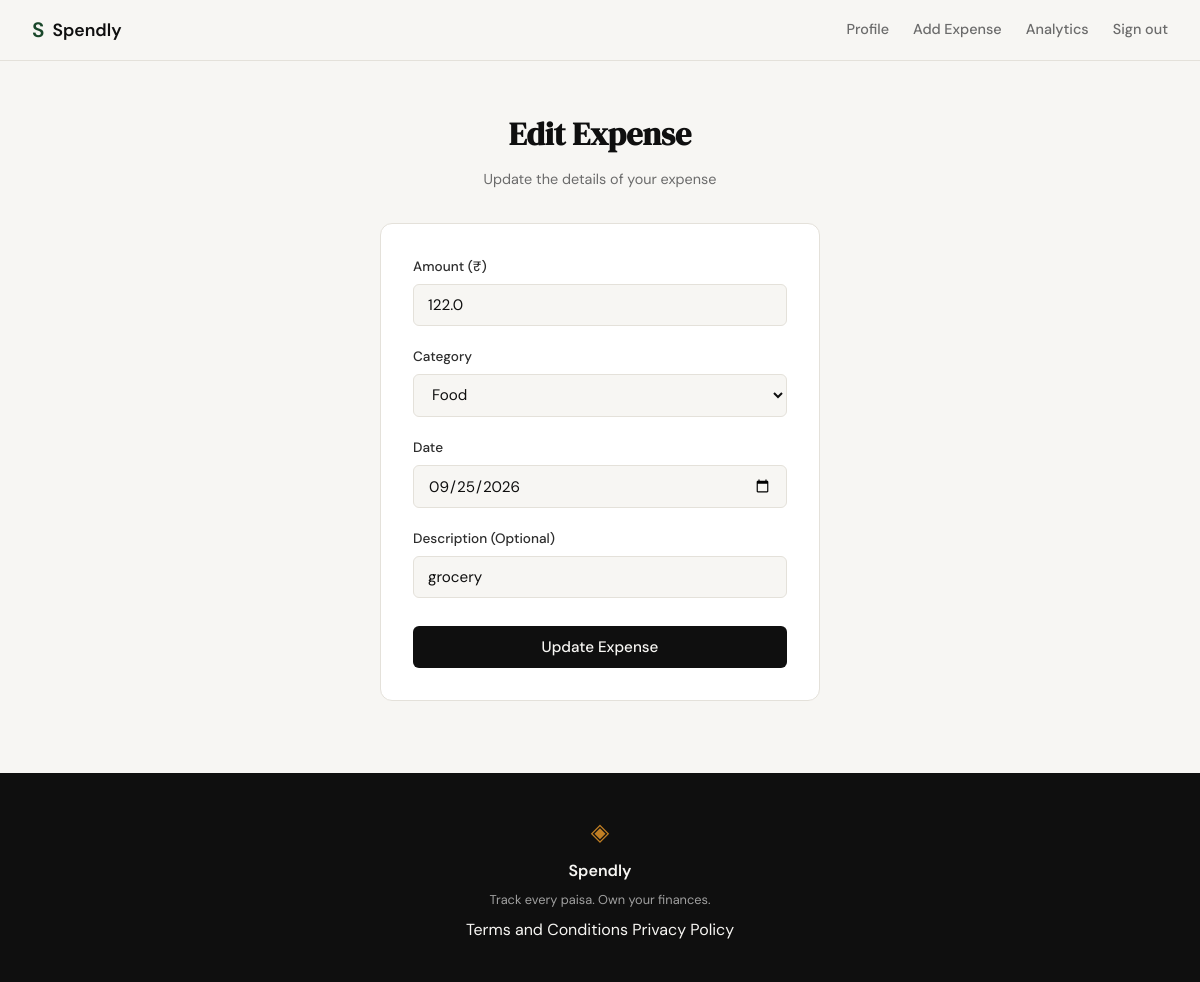
The page /expenses/49/edit (signed in) on the database its author committed.
### tables this page shows
CREATE TABLE expenses (
                id INTEGER PRIMARY KEY AUTOINCREMENT,
                user_id INTEGER NOT NULL,
                amount REAL NOT NULL,
                category TEXT NOT NULL,
                date TEXT NOT NULL,
                description TEXT,
                created_at TEXT DEFAULT CURRENT_TIMESTAMP,
                FOREIGN KEY (user_id) REFERENCES users (id)
            );

### main.py (the view)
@app.get("/expenses/{id}/edit", response_class=HTMLResponse)
def edit_expense(id: int, request: Request, user_id: int = Depends(get_current_user)):
    expense = get_expense_by_id(id, user_id)
    if not expense:
        raise HTTPException(status_code=404, detail="Expense not found")
    error = request.query_params.get("error")
    return templates.TemplateResponse(
        request=request,
        name="edit_expense.html",
        context={"expense": expense, "error": error}
    )

### templates/edit_expense.html (shortened to what this page needs)
{% extends "base.html" %}
{% block content %}
<div class="auth-section">
    <div class="auth-container">
        <div class="auth-header">
            <h1 class="auth-title">Edit Expense</h1>
            <p class="auth-subtitle">Update the details of your expense</p>
        </div>
        <div class="auth-card">
            <form method="POST" action="/expenses/{{ expense.id }}/edit" class="expense-form">
                <div class="form-group">
                    <label for="amount">Amount (₹)</label>
                    <input type="number" id="amount" name="amount" class="form-input" step="0.01"
                           value="{{ expense.amount }}" placeholder="0.00" required>
                </div>
                <div class="form-group">
                    <label for="category">Category</label>
                    <select id="category" name="category" class="form-input" required>
                        <option value="Food" {% if expense.category == 'Food' %}selected{% endif %}>Food</option>
                    </select>
                </div>
                <div class="form-group">
                    <label for="date">Date</label>
                    <input type="date" id="date" name="date" class="form-input"
                           value="{{ expense.date }}" required>
                </div>
                <div class="form-group">
                    <label for="description">Description (Optional)</label>
                    <input type="text" id="description" name="description" class="form-input"
                           value="{{ expense.description or '' }}" placeholder="e.g. Weekly groceries">
                </div>
                <button type="submit" class="btn-submit">Update Expense</button>
            </form>
        </div>
    </div>
</div>
{% endblock %}

### static/css/style.css (style rules this page uses)
:root { --ink: #0f0f0f; --ink-soft: #2d2d2d; --ink-muted: #6b6b6b; --ink-faint: #a0a0a0; --paper: #f7f6f3; --paper-warm: #f0ede6; --paper-card: #ffffff; --accent: #1a472a; --accent-light: #e8f0eb; --accent-2: #c17f24; --accent-2-light: #fdf3e3; --danger: #c0392b; --danger-light: #fdecea; --border: #e4e1da; --border-soft: #eeebe4; --font-display: 'DM Serif Display', Georgia, serif; --font-body: 'DM Sans', system-ui, sans-serif; --max-width: 1200px; --auth-width: 440px; --radius-sm: 6px; --radius-md: 12px; --radius-lg: 20px; }
*, *::before, *::after { box-sizing: border-box; margin: 0; padding: 0; }
html { font-size: 16px; scroll-behavior: smooth; }
body { background: var(--paper); color: var(--ink); font-family: var(--font-body); font-size: 1rem; line-height: 1.6; -webkit-font-smoothing: antialiased; }
.auth-section { min-height: calc(100vh - 60px - 100px); display: flex; align-items: center; justify-content: center; padding: 3rem 2rem; }
.auth-container { width: 100%; max-width: var(--auth-width); }
.auth-header { text-align: center; margin-bottom: 2rem; }
.auth-title { font-family: var(--font-display); font-size: 2rem; color: var(--ink); margin-bottom: 0.5rem; }
.auth-subtitle { font-size: 0.9rem; color: var(--ink-muted); }
.auth-card { background: var(--paper-card); border: 1px solid var(--border); border-radius: var(--radius-md); padding: 2rem; margin-bottom: 1.5rem; }
.form-group { margin-bottom: 1.25rem; }
.form-group label { display: block; font-size: 0.85rem; font-weight: 500; color: var(--ink-soft); margin-bottom: 0.4rem; }
.form-input { width: 100%; padding: 0.6rem 0.875rem; border: 1px solid var(--border); border-radius: var(--radius-sm); font-family: var(--font-body); font-size: 0.95rem; color: var(--ink); background: var(--paper); outline: none; transition: border-color 0.2s; }
.form-input::placeholder { color: var(--ink-faint); }
.btn-submit { width: 100%; padding: 0.7rem; background: var(--ink); color: var(--paper); border: none; border-radius: var(--radius-sm); font-family: var(--font-body); font-size: 0.95rem; font-weight: 500; cursor: pointer; transition: background 0.2s; margin-top: 0.5rem; }

### rows shown on the page
expenses: amount "122.0", category "Food", date "09/25/2026", description "grocery"
